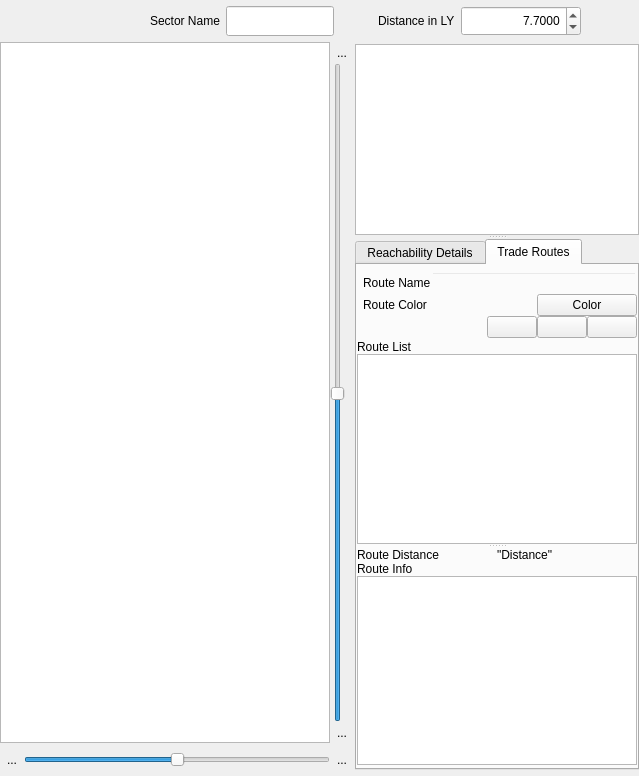
  <widget class="QWidget" name="centralwidget">
   <layout class="QVBoxLayout" name="verticalLayout_8">
    <property name="leftMargin">
     <number>0</number>
    </property>
    <property name="topMargin">
     <number>6</number>
    </property>
    <property name="rightMargin">
     <number>0</number>
    </property>
    <property name="bottomMargin">
     <number>6</number>
    </property>
    <item>
     <layout class="QHBoxLayout" name="horizontalLayout_9">
      <item>
       <layout class="QHBoxLayout" name="horizontalLayout_4">
        <property name="spacing">
         <number>0</number>
        </property>
        <property name="leftMargin">
         <number>12</number>
        </property>
        <property name="rightMargin">
         <number>12</number>
        </property>
        <item>
         <widget class="QPushButton" name="btn_Star_Sector_View">
          <property name="text">
           <string/>
          </property>
          <property name="icon">
           <iconset resource="Resources.qrc">
            <normaloff>:/Icons/pics/newicons/mappa_tot_64.png</normaloff>:/Icons/pics/newicons/mappa_tot_64.png</iconset>
          </property>
          <property name="iconSize">
           <size>
            <width>24</width>
            <height>24</height>
           </size>
          </property>
          <property name="flat">
           <bool>true</bool>
          </property>
         </widget>
        </item>
        <item>
         <widget class="QPushButton" name="btn_Solar_System_View">
          <property name="text">
           <string/>
          </property>
          <property name="icon">
           <iconset>
            <normalon>:/Icons/pics/newicons/64.png</normalon>
           </iconset>
          </property>
          <property name="iconSize">
           <size>
            <width>24</width>
            <height>24</height>
           </size>
          </property>
          <property name="flat">
           <bool>true</bool>
          </property>
         </widget>
        </item>
        <item>
         <widget class="QPushButton" name="btn_Diaspora_Cluster_View">
          <property name="text">
           <string/>
          </property>
          <property name="icon">
           <iconset>
            <normalon>:/Icons/pics/newicons/diaspora64.png</normalon>
           </iconset>
          </property>
          <property name="iconSize">
           <size>
            <width>24</width>
            <height>24</height>
           </size>
          </property>
          <property name="flat">
           <bool>true</bool>
          </property>
         </widget>
        </item>
       </layout>
      </item>
      <item>
       <layout class="QHBoxLayout" name="layoutInfoSector">
        <property name="rightMargin">
         <number>12</number>
        </property>
        <item>
         <widget class="QLabel" name="lblSectorName">
          <property name="text">
           <string>Sector Name</string>
          </property>
          <property name="margin">
           <number>0</number>
          </property>
         </widget>
        </item>
        <item>
         <widget class="QLineEdit" name="txtSectorName">
          <property name="minimumSize">
           <size>
            <width>0</width>
            <height>30</height>
           </size>
          </property>
          <property name="maximumSize">
           <size>
            <width>300</width>
            <height>16777215</height>
           </size>
          </property>
         </widget>
        </item>
        <item>
         <spacer name="horizontalSpacer">
          <property name="orientation">
           <enum>Qt::Horizontal</enum>
          </property>
          <property name="sizeHint" stdset="0">
           <size>
            <width>38</width>
            <height>27</height>
           </size>
          </property>
         </spacer>
        </item>
        <item>
         <widget class="QLabel" name="lblSpinDistance">
          <property name="enabled">
           <bool>true</bool>
          </property>
          <property name="styleSheet">
           <string notr="true">background-color: transparent;</string>
          </property>
          <property name="text">
           <string>Distance in LY</string>
          </property>
          <property name="alignment">
           <set>Qt::AlignLeading|Qt::AlignLeft|Qt::AlignVCenter</set>
          </property>
          <property name="indent">
           <number>0</number>
          </property>
         </widget>
        </item>
        <item>
         <widget class="QDoubleSpinBox" name="spinDistance">
          <property name="minimumSize">
           <size>
            <width>120</width>
            <height>30</height>
           </size>
          </property>
          <property name="toolTip">
           <string>Set jump distance.
Double click on a star below to recalculate a new jumpweb centered on the selected star using the distance as the maximum jump limit</string>
          </property>
          <property name="styleSheet">
           <string notr="true"/>
          </property>
          <property name="frame">
           <bool>true</bool>
          </property>
          <property name="alignment">
           <set>Qt::AlignRight|Qt::AlignTrailing|Qt::AlignVCenter</set>
          </property>
          <property name="decimals">
           <number>4</number>
          </property>
          <property name="minimum">
           <double>0.005000000000000</double>
          </property>
          <property name="maximum">
           <double>20.000000000000000</double>
          </property>
          <property name="singleStep">
           <double>0.250000000000000</double>
          </property>
          <property name="value">
           <double>7.700000000000000</double>
          </property>
         </widget>
        </item>
       </layout>
      </item>
      <item>
       <widget class="QPushButton" name="btnContextualMenu">
        <property name="text">
         <string/>
        </property>
        <property name="icon">
         <iconset resource="Resources.qrc">
          <normaloff>:/new/Bitmaps/pics/window_background.png</normaloff>:/new/Bitmaps/pics/window_background.png</iconset>
        </property>
        <property name="iconSize">
         <size>
          <width>24</width>
          <height>24</height>
         </size>
        </property>
        <property name="flat">
         <bool>true</bool>
        </property>
       </widget>
      </item>
     </layout>
    </item>
    <item>
     <widget class="QSplitter" name="splitter_3">
      <property name="orientation">
       <enum>Qt::Horizontal</enum>
      </property>
      <property name="handleWidth">
       <number>1</number>
      </property>
      <widget class="QStackedWidget" name="stackedWidget">
       <property name="currentIndex">
        <number>0</number>
       </property>
       <widget class="QWidget" name="page">
        <layout class="QVBoxLayout" name="verticalLayout">
         <property name="leftMargin">
          <number>0</number>
         </property>
         <property name="topMargin">
          <number>0</number>
         </property>
         <property name="rightMargin">
          <number>0</number>
         </property>
         <property name="bottomMargin">
          <number>0</number>
         </property>
         <item>
          <layout class="QVBoxLayout" name="verticalLayout_5">
           <property name="spacing">
            <number>6</number>
           </property>
           <item>
            <layout class="QHBoxLayout" name="horizontalLayout_6" stretch="">
             <property name="spacing">
              <number>6</number>
             </property>
            </layout>
           </item>
           <item>
            <layout class="QHBoxLayout" name="horizontalLayout_3">
             <property name="spacing">
              <number>0</number>
             </property>
             <item>
              <widget class="QGraphicsView" name="graphicsView">
               <property name="minimumSize">
                <size>
                 <width>300</width>
                 <height>0</height>
                </size>
               </property>
               <property name="toolTip">
                <string>Star map</string>
               </property>
               <property name="styleSheet">
                <string notr="true"/>
               </property>
               <property name="backgroundBrush">
                <brush brushstyle="SolidPattern">
                 <color alpha="255">
                  <red>211</red>
                  <green>234</green>
                  <blue>231</blue>
                 </color>
                </brush>
               </property>
              </widget>
             </item>
             <item>
              <layout class="QVBoxLayout" name="verticalLayout_4">
               <property name="spacing">
                <number>0</number>
               </property>
               <item>
                <widget class="QToolButton" name="btnZoomUp">
                 <property name="toolTip">
                  <string>Zoom in</string>
                 </property>
                 <property name="text">
                  <string>...</string>
                 </property>
                 <property name="icon">
                  <iconset resource="Resources.qrc">
                   <normaloff>:/new/Bitmaps/pics/zoomin.png</normaloff>:/new/Bitmaps/pics/zoomin.png</iconset>
                 </property>
                 <property name="autoRaise">
                  <bool>true</bool>
                 </property>
                </widget>
               </item>
               <item>
                <widget class="QSlider" name="sliderZoom">
                 <property name="toolTip">
                  <string>Zoom slider</string>
                 </property>
                 <property name="minimum">
                  <number>1</number>
                 </property>
                 <property name="maximum">
                  <number>500</number>
                 </property>
                 <property name="value">
                  <number>250</number>
                 </property>
                 <property name="orientation">
                  <enum>Qt::Vertical</enum>
                 </property>
                </widget>
               </item>
               <item>
                <widget class="QToolButton" name="btnZoomDown">
                 <property name="toolTip">
                  <string>Zoom out</string>
                 </property>
                 <property name="text">
                  <string>...</string>
                 </property>
                 <property name="icon">
                  <iconset resource="Resources.qrc">
                   <normaloff>:/new/Bitmaps/pics/zoomout.png</normaloff>:/new/Bitmaps/pics/zoomout.png</iconset>
                 </property>
                 <property name="autoRaise">
                  <bool>true</bool>
                 </property>
                </widget>
               </item>
              </layout>
             </item>
            </layout>
           </item>
           <item>
            <layout class="QHBoxLayout" name="horizontalLayout_2">
             <property name="spacing">
              <number>0</number>
             </property>
             <item>
              <widget class="QToolButton" name="btnRotateLeft">
               <property name="toolTip">
                <string>Rotate left</string>
               </property>
               <property name="text">
                <string>...</string>
               </property>
               <property name="icon">
                <iconset resource="Resources.qrc">
                 <normaloff>:/new/Bitmaps/pics/rotateleft.png</normaloff>:/new/Bitmaps/pics/rotateleft.png</iconset>
               </property>
               <property name="autoRaise">
                <bool>true</bool>
               </property>
              </widget>
             </item>
             <item>
              <widget class="QSlider" name="sliderRotate">
               <property name="toolTip">
                <string>Rotate map using this slider</string>
               </property>
               <property name="minimum">
                <number>-360</number>
               </property>
               <property name="maximum">
                <number>360</number>
               </property>
               <property name="orientation">
                <enum>Qt::Horizontal</enum>
               </property>
              </widget>
             </item>
             <item>
              <widget class="QToolButton" name="btnRotateRight">
               <property name="toolTip">
                <string>Rotate right</string>
               </property>
               <property name="text">
                <string>...</string>
               </property>
               <property name="icon">
                <iconset resource="Resources.qrc">
                 <normaloff>:/new/Bitmaps/pics/rotateright.png</normaloff>:/new/Bitmaps/pics/rotateright.png</iconset>
               </property>
               <property name="autoRaise">
                <bool>true</bool>
               </property>
              </widget>
             </item>
            </layout>
           </item>
          </layout>
         </item>
        </layout>
       </widget>
       <widget class="QWidget" name="page_2">
        <layout class="QVBoxLayout" name="verticalLayout_7" stretch="1">
         <property name="leftMargin">
          <number>1</number>
         </property>
         <property name="topMargin">
          <number>1</number>
         </property>
         <property name="rightMargin">
          <number>1</number>
         </property>
         <property name="bottomMargin">
          <number>0</number>
         </property>
         <item>
          <widget class="SolarSystemViewWidget" name="solsysView" native="true"/>
         </item>
        </layout>
       </widget>
       <widget class="QWidget" name="page_3">
        <layout class="QHBoxLayout" name="horizontalLayout_8">
         <property name="leftMargin">
          <number>0</number>
         </property>
         <property name="topMargin">
          <number>0</number>
         </property>
         <property name="rightMargin">
          <number>0</number>
         </property>
         <property name="bottomMargin">
          <number>0</number>
         </property>
         <item>
          <widget class="DiasporaClusterDialog" name="clusterCreator" native="true">
           <property name="styleSheet">
            <string notr="true">background-color: transparent;</string>
           </property>
          </widget>
         </item>
        </layout>
       </widget>
      </widget>
      <widget class="QSplitter" name="splitterStarInfo">
       <property name="sizePolicy">
        <sizepolicy hsizetype="Expanding" vsizetype="Expanding">
         <horstretch>0</horstretch>
         <verstretch>0</verstretch>
        </sizepolicy>
       </property>
       <property name="maximumSize">
        <size>
         <width>600</width>
         <height>16777215</height>
        </size>
       </property>
       <property name="orientation">
        <enum>Qt::Vertical</enum>
       </property>
       <widget class="QWidget" name="layoutWidget">
        <layout class="QVBoxLayout" name="verticalLayout_3">
         <property name="spacing">
          <number>6</number>
         </property>
         <item>
          <layout class="QHBoxLayout" name="horizontalLayout">
           <property name="spacing">
            <number>6</number>
           </property>
           <property name="leftMargin">
            <number>0</number>
           </property>
           <property name="topMargin">
            <number>2</number>
           </property>
           <property name="rightMargin">
            <number>2</number>
           </property>
           <property name="bottomMargin">
            <number>0</number>
           </property>
          </layout>
         </item>
         <item>
          <widget class="QListWidget" name="listWidget">
           <property name="minimumSize">
            <size>
             <width>200</width>
             <height>0</height>
            </size>
           </property>
           <property name="focusPolicy">
            <enum>Qt::WheelFocus</enum>
           </property>
           <property name="toolTip">
            <string>Stars of the current sector</string>
           </property>
           <property name="styleSheet">
            <string notr="true"/>
           </property>
           <property name="frameShape">
            <enum>QFrame::StyledPanel</enum>
           </property>
           <property name="frameShadow">
            <enum>QFrame::Sunken</enum>
           </property>
           <property name="alternatingRowColors">
            <bool>true</bool>
           </property>
          </widget>
         </item>
        </layout>
       </widget>
       <widget class="QTabWidget" name="tabInspectorWidget">
        <property name="minimumSize">
         <size>
          <width>200</width>
          <height>0</height>
         </size>
        </property>
        <property name="maximumSize">
         <size>
          <width>600</width>
          <height>16777215</height>
         </size>
        </property>
        <property name="autoFillBackground">
         <bool>true</bool>
        </property>
        <property name="tabShape">
         <enum>QTabWidget::Rounded</enum>
        </property>
        <property name="currentIndex">
         <number>1</number>
        </property>
        <widget class="QWidget" name="tabStarList">
         <attribute name="title">
          <string>Reachability Details</string>
         </attribute>
         <layout class="QVBoxLayout" name="verticalLayout_6">
          <property name="leftMargin">
           <number>0</number>
          </property>
          <property name="topMargin">
           <number>3</number>
          </property>
          <property name="rightMargin">
           <number>0</number>
          </property>
          <property name="bottomMargin">
           <number>3</number>
          </property>
          <item>
           <layout class="QVBoxLayout" name="verticalLayout_2">
            <property name="spacing">
             <number>0</number>
            </property>
            <item>
             <widget class="QLabel" name="lblRouteTo">
              <property name="text">
               <string>TextLabel</string>
              </property>
             </widget>
            </item>
            <item>
             <widget class="QTableWidget" name="routeTable">
              <property name="toolTip">
               <string>Jumps to reach selected star</string>
              </property>
              <property name="styleSheet">
               <string notr="true"/>
              </property>
              <property name="alternatingRowColors">
               <bool>true</bool>
              </property>
             </widget>
            </item>
           </layout>
          </item>
         </layout>
        </widget>
        <widget class="QWidget" name="tab_3">
         <attribute name="title">
          <string>Trade Routes</string>
         </attribute>
         <layout class="QVBoxLayout" name="verticalLayout_19">
          <property name="spacing">
           <number>0</number>
          </property>
          <property name="leftMargin">
           <number>0</number>
          </property>
          <property name="topMargin">
           <number>3</number>
          </property>
          <property name="rightMargin">
           <number>0</number>
          </property>
          <property name="bottomMargin">
           <number>3</number>
          </property>
          <item>
           <layout class="QGridLayout" name="gridLayout">
            <property name="leftMargin">
             <number>6</number>
            </property>
            <property name="topMargin">
             <number>4</number>
            </property>
            <property name="bottomMargin">
             <number>0</number>
            </property>
            <property name="spacing">
             <number>0</number>
            </property>
            <item row="0" column="0">
             <widget class="QLabel" name="label">
              <property name="styleSheet">
               <string notr="true">background-color: transparent;</string>
              </property>
              <property name="text">
               <string>Route Name</string>
              </property>
             </widget>
            </item>
            <item row="1" column="0">
             <widget class="QLabel" name="label_3">
              <property name="styleSheet">
               <string notr="true">background-color: transparent;</string>
              </property>
              <property name="text">
               <string>Route Color</string>
              </property>
             </widget>
            </item>
            <item row="1" column="2">
             <widget class="QtColorPicker" name="colorPicker">
              <property name="minimumSize">
               <size>
                <width>100</width>
                <height>0</height>
               </size>
              </property>
              <property name="toolTip">
               <string>Click here to choose the trade route color</string>
              </property>
              <property name="styleSheet">
               <string notr="true"/>
              </property>
              <property name="text">
               <string>Color</string>
              </property>
             </widget>
            </item>
            <item row="1" column="1">
             <spacer name="horizontalSpacer_3">
              <property name="orientation">
               <enum>Qt::Horizontal</enum>
              </property>
              <property name="sizeHint" stdset="0">
               <size>
                <width>40</width>
                <height>20</height>
               </size>
              </property>
             </spacer>
            </item>
            <item row="0" column="1" colspan="2">
             <widget class="QLineEdit" name="txtRouteName">
              <property name="styleSheet">
               <string notr="true">background-color: transparent;</string>
              </property>
             </widget>
            </item>
           </layout>
          </item>
          <item>
           <layout class="QHBoxLayout" name="horizontalLayout_5">
            <property name="spacing">
             <number>0</number>
            </property>
            <property name="topMargin">
             <number>0</number>
            </property>
            <property name="bottomMargin">
             <number>2</number>
            </property>
            <item>
             <spacer name="horizontalSpacer_2">
              <property name="orientation">
               <enum>Qt::Horizontal</enum>
              </property>
              <property name="sizeHint" stdset="0">
               <size>
                <width>40</width>
                <height>20</height>
               </size>
              </property>
             </spacer>
            </item>
            <item>
             <widget class="QPushButton" name="btnConfirmRoute">
              <property name="minimumSize">
               <size>
                <width>50</width>
                <height>0</height>
               </size>
              </property>
              <property name="toolTip">
               <string>Confirm operation</string>
              </property>
              <property name="styleSheet">
               <string notr="true"/>
              </property>
              <property name="text">
               <string/>
              </property>
              <property name="icon">
               <iconset resource="Resources.qrc">
                <normaloff>:/new/Bitmaps/pics/gtk-add.png</normaloff>:/new/Bitmaps/pics/gtk-add.png</iconset>
              </property>
             </widget>
            </item>
            <item>
             <widget class="QPushButton" name="btnDeleteRoute">
              <property name="minimumSize">
               <size>
                <width>50</width>
                <height>0</height>
               </size>
              </property>
              <property name="toolTip">
               <string>Delete selected trade route</string>
              </property>
              <property name="styleSheet">
               <string notr="true"/>
              </property>
              <property name="text">
               <string/>
              </property>
              <property name="icon">
               <iconset resource="Resources.qrc">
                <normaloff>:/new/Bitmaps/pics/list-remove.png</normaloff>:/new/Bitmaps/pics/list-remove.png</iconset>
              </property>
             </widget>
            </item>
            <item>
             <widget class="QPushButton" name="btnDeleteAllRoutes">
              <property name="minimumSize">
               <size>
                <width>50</width>
                <height>0</height>
               </size>
              </property>
              <property name="toolTip">
               <string>Delete all Trade Routes</string>
              </property>
              <property name="styleSheet">
               <string notr="true"/>
              </property>
              <property name="text">
               <string/>
              </property>
              <property name="icon">
               <iconset resource="Resources.qrc">
                <normaloff>:/new/Bitmaps/pics/delete_all.png</normaloff>:/new/Bitmaps/pics/delete_all.png</iconset>
              </property>
             </widget>
            </item>
           </layout>
          </item>
          <item>
           <widget class="QSplitter" name="splitter_2">
            <property name="orientation">
             <enum>Qt::Vertical</enum>
            </property>
            <widget class="QWidget" name="layoutWidget">
             <layout class="QVBoxLayout" name="verticalLayout_9">
              <property name="spacing">
               <number>0</number>
              </property>
              <item>
               <widget class="QLabel" name="label_4">
                <property name="text">
                 <string>Route List</string>
                </property>
                <property name="margin">
                 <number>6</number>
                </property>
               </widget>
              </item>
              <item>
               <widget class="QListWidget" name="gridTradeRoutes">
                <property name="minimumSize">
                 <size>
                  <width>200</width>
                  <height>0</height>
                 </size>
                </property>
                <property name="toolTip">
                 <string>Trade route list</string>
                </property>
                <property name="styleSheet">
                 <string notr="true"/>
                </property>
                <property name="alternatingRowColors">
                 <bool>true</bool>
                </property>
               </widget>
              </item>
             </layout>
            </widget>
            <widget class="QWidget" name="layoutWidget">
             <layout class="QVBoxLayout" name="verticalLayout_11">
              <property name="spacing">
               <number>0</number>
              </property>
              <item>
               <layout class="QGridLayout" name="gridLayout_2">
                <property name="spacing">
                 <number>0</number>
                </property>
                <item row="0" column="0">
                 <widget class="QLabel" name="label_5">
                  <property name="text">
                   <string>Route Distance</string>
                  </property>
                 </widget>
                </item>
                <item row="0" column="1">
                 <widget class="QLabel" name="lblRouteDistance">
                  <property name="text">
                   <string>&quot;Distance&quot;</string>
                  </property>
                 </widget>
                </item>
               </layout>
              </item>
              <item>
               <layout class="QVBoxLayout" name="verticalLayout_10">
                <property name="spacing">
                 <number>0</number>
                </property>
                <item>
                 <widget class="QLabel" name="label_6">
                  <property name="text">
                   <string>Route Info</string>
                  </property>
                 </widget>
                </item>
                <item>
                 <widget class="QTextEdit" name="webTradeRouteView">
                  <property name="styleSheet">
                   <string notr="true"/>
                  </property>
                 </widget>
                </item>
               </layout>
              </item>
             </layout>
            </widget>
           </widget>
          </item>
         </layout>
        </widget>
       </widget>
      </widget>
     </widget>
    </item>
   </layout>
  </widget>
